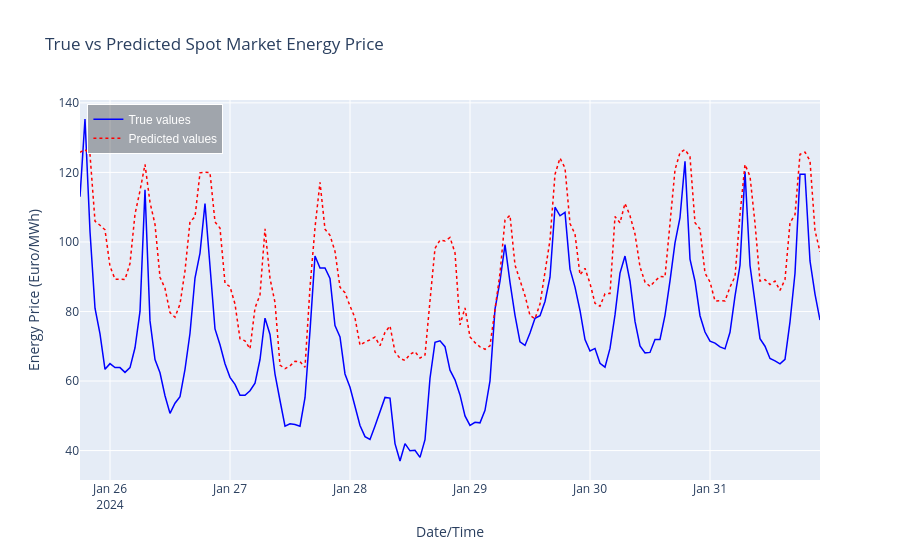

Notebook code for this chart:
### Markdown cell above
## Plot the Predictions Vs the Real Values

### Code cell
prediction_plot(y_test, y_predict_Hourly_v1)

### Figure 1 — Plotly figure (JSON) as saved in the notebook; plotly's stock layout.template omitted (floating-point values rounded to 4 significant figures; data arrays with more than 128 entries replaced by an {"elided": "..."} marker saying what was removed)
{"data": [{"line": {"color": "blue", "width": 1.5}, "mode": "lines", "name": "True values", "type": "scatter", "x": {"elided": "149 str values"}, "y": {"elided": "149 float values"}}, {"line": {"color": "red", "dash": "dot", "width": 1.5}, "mode": "lines", "name": "Predicted values", "type": "scatter", "x": {"elided": "149 str values"}, "y": {"elided": "149 float values"}}], "layout": {"hovermode": "x unified", "legend": {"bgcolor": "rgba(0, 0, 0, 0.3)", "bordercolor": "white", "borderwidth": 1, "font": {"color": "white", "family": "Arial", "size": 12}, "traceorder": "normal", "x": 0.01, "y": 0.99}, "title": {"text": "True vs Predicted Spot Market Energy Price"}, "xaxis": {"title": {"text": "Date/Time"}}, "yaxis": {"title": {"text": "Energy Price (Euro/MWh)"}}}}
